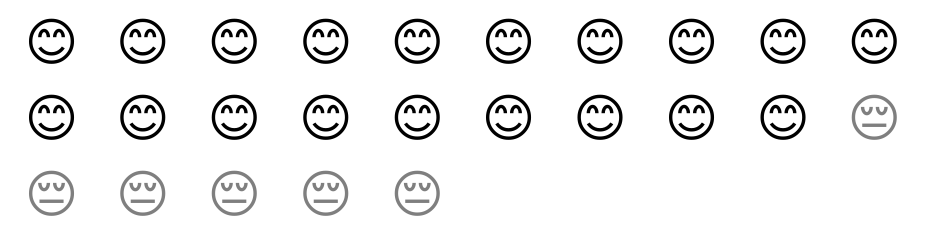

Vega-Lite specification stored for this chart:
### Vega-Lite specification from a JSON file in a GitHub repository (floating-point values rounded to 4 significant figures)
{"$schema": "https://vega.github.io/schema/vega-lite/v4.json", "config": {"view": {"stroke": ""}}, "width": 800, "height": 200, "data": {"values": [{"id": 1, "face": "smile"}, {"id": 2, "face": "smile"}, {"id": 3, "face": "smile"}, {"id": 4, "face": "smile"}, {"id": 5, "face": "smile"}, {"id": 6, "face": "smile"}, {"id": 7, "face": "smile"}, {"id": 8, "face": "smile"}, {"id": 9, "face": "smile"}, {"id": 10, "face": "smile"}, {"id": 11, "face": "smile"}, {"id": 12, "face": "smile"}, {"id": 13, "face": "smile"}, {"id": 14, "face": "smile"}, {"id": 15, "face": "smile"}, {"id": 16, "face": "smile"}, {"id": 17, "face": "smile"}, {"id": 18, "face": "smile"}, {"id": 19, "face": "smile"}, {"id": 20, "face": "frown"}, {"id": 21, "face": "frown"}, {"id": 22, "face": "frown"}, {"id": 23, "face": "frown"}, {"id": 24, "face": "frown"}, {"id": 25, "face": "frown"}]}, "transform": [{"calculate": "{'smile': '😊', 'frown': '😔'}[datum.face]", "as": "emoji"}, {"calculate": "ceil (datum.id/10)", "as": "col"}, {"calculate": "datum.id - datum.col*10", "as": "row"}], "mark": {"type": "text", "baseline": "middle"}, "encoding": {"x": {"field": "row", "type": "ordinal", "axis": null}, "y": {"field": "col", "type": "ordinal", "axis": null}, "text": {"field": "emoji", "type": "nominal"}, "size": {"value": 45}, "strokeWidth": {"value": 3.0}, "fillOpacity": {"condition": {"test": "datum.face=='smile'", "value": 1}, "value": 0.5}}}
